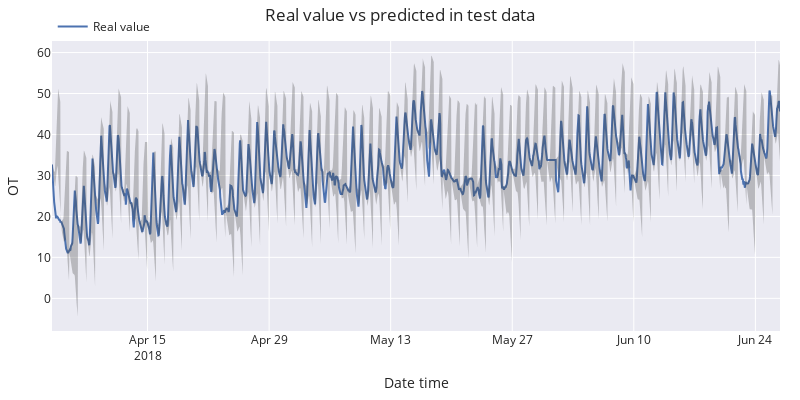

Notebook code for this chart:
### Code cell
# Plot
# ==============================================================================
fig = go.Figure([
    go.Scatter(name='Real value', x=data_test.index, y=data_test['OT'], mode='lines'),
    go.Scatter(
        name='Upper Bound', x=predictions_upper_bound.index, y=predictions_upper_bound['pred'],
        mode='lines', marker=dict(color="#444"), line=dict(width=0), showlegend=False
    ),
    go.Scatter(
        name='Lower Bound', x=predictions_lower_bound.index, y=predictions_lower_bound['pred'],
        marker=dict(color="#444"), line=dict(width=0), mode='lines',
        fillcolor='rgba(68, 68, 68, 0.3)', fill='tonexty', showlegend=False
    )
])
fig.update_layout(
    title="Real value vs predicted in test data",
    xaxis_title="Date time",
    yaxis_title="OT",
    width=800,
    height=400,
    margin=dict(l=20, r=20, t=35, b=20),
    hovermode="x",
    legend=dict(orientation="h", yanchor="top", y=1.1, xanchor="left", x=0.001)
)
fig.show()

### Figure 1 — Plotly figure (JSON) as saved in the notebook; plotly's stock layout.template omitted (floating-point values rounded to 4 significant figures; data arrays with more than 128 entries replaced by an {"elided": "..."} marker saying what was removed)
{"data": [{"mode": "lines", "name": "Real value", "type": "scatter", "x": {"elided": "2013 str values"}, "y": {"elided": "2013 float values"}}, {"line": {"width": 0}, "marker": {"color": "#444"}, "mode": "lines", "name": "Upper Bound", "showlegend": false, "type": "scatter", "x": {"elided": "2013 str values"}, "y": {"elided": "2013 float values"}}, {"fill": "tonexty", "fillcolor": "rgba(68, 68, 68, 0.3)", "line": {"width": 0}, "marker": {"color": "#444"}, "mode": "lines", "name": "Lower Bound", "showlegend": false, "type": "scatter", "x": {"elided": "2013 str values"}, "y": {"elided": "2013 float values"}}], "layout": {"height": 400, "hovermode": "x", "legend": {"orientation": "h", "x": 0.001, "xanchor": "left", "y": 1.1, "yanchor": "top"}, "margin": {"b": 20, "l": 20, "r": 20, "t": 35}, "title": {"text": "Real value vs predicted in test data"}, "width": 800, "xaxis": {"title": {"text": "Date time"}}, "yaxis": {"title": {"text": "OT"}}}}
